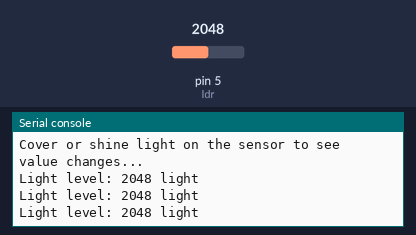
The program below on a simulated MicroPython board. Parts: the last lines printed to the serial console. Inputs (shaded band) come from the test bench; at power-on: pin 5 (ldr) = 2048 (analog values on the 0–4095 scale).

Above: at 1.2 s.
1.3 s: pin 5 (ldr) set to 560
At 1.9 s:
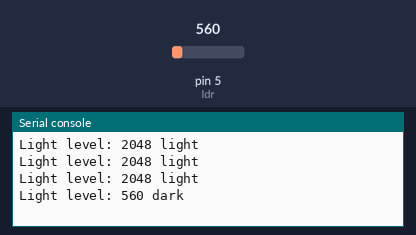
3.0 s: pin 5 (ldr) set to 491
At 3.4 s:
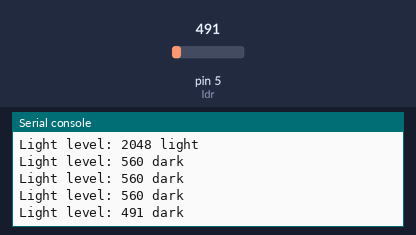

Measured:
- after the input at 1.3 s, the serial console: prints a new line after 0.20 s (image 1)
- after the input at 3.0 s, the serial console: prints a new line at once (image 2)

The program:

2.3_Photoresistor_Analog_Read_on_your_own.py
```python
"""
@file       2.3_Photoresistor_Analog_Read_on_your_own.py
@brief      Variation of the 2.3 Photoresistor example that also tells you whether it is dark or light, by comparing
            the reading with a threshold.
            For details, connection diagram and more, check out the example documentation at: <link placeholder>

@author     Borna Zelenika @ soldered.com
"""

"""
ADC stands for Analog to Digital Converter. Where Pin can only tell us high or low, the ADC measures the actual
voltage on a pin and gives us a number for it, which is what we need to measure a whole range of light levels.
"""
from machine import Pin, ADC
import time

"""
This is a variable to which we assign the number of the pin that we connected the photoresistor's output to.
The NULA MINI board uses analog-capable pins (ADC pins) to read varying voltages.
In this example, we will use IO5, which supports analog input.

This example also needs a 10k resistor. A photoresistor changes its resistance with light, but the board can only
measure a voltage, so we pair the two in what is called a voltage divider: the fixed resistor turns the changing
resistance into a changing voltage that the board can read.
"""
LDR_PIN = 5

THRESHOLD = 600  # halfway between your covered reading and your room-light reading

"""
Here we create our ADC object, which we named "ldr". We hand it a Pin, and from then on we read the light level
through this name.
The atten setting chooses how large a voltage the converter can measure. ADC.ATTN_11DB is the widest setting, which
lets us use the full range of the photoresistor from complete darkness to bright light.
"""
ldr = ADC(Pin(LDR_PIN), atten=ADC.ATTN_11DB)

# Print a startup message to confirm that the program is running.
print("Cover or shine light on the sensor to see value changes...")

while True:

    """
    read() reads the voltage at the given analog pin and converts it into a number. Since the NULA board uses a 12-bit
    ADC, the returned value will range from 0 to 4095.
    The higher the light intensity, the lower the resistance of the photoresistor, and the higher the voltage read.
    """
    light_value = ldr.read()

    # Print the measured value to the console.
    if light_value < THRESHOLD:
        print("Light level:", light_value, "dark")
    else:
        print("Light level:", light_value, "light")

    """
    time.sleep() is a function that starts a pause in the code, given in seconds. Half a second makes the readings
    easy to follow with your eyes. Feel free to experiment with this value.
    """
    time.sleep(0.5)
```
